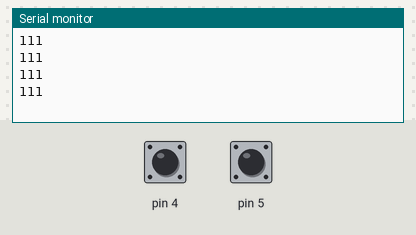
The sketch below on a simulated Arduino Uno, built with avr-gcc and run on an emulated ATmega328P. Parts: the last lines printed to the serial monitor. The inputs (shaded band) are chosen by the test bench; at power-on: pin 4 HIGH, pin 5 HIGH.

Above: at 1.8 s.
1.9 s: pin 4 pulled LOW for 0.6 s
At 2.4 s:
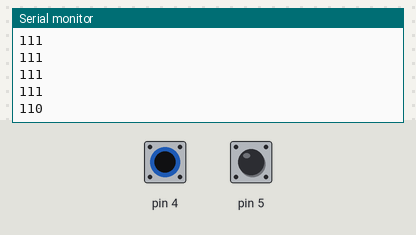
4.0 s: pin 5 pulled LOW for 0.6 s
At 4.4 s:
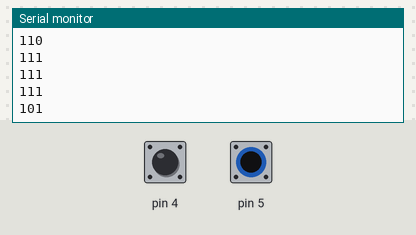
Timing chart, 0 to 7.0 s (numbered marks = the images above; inputs shaded):
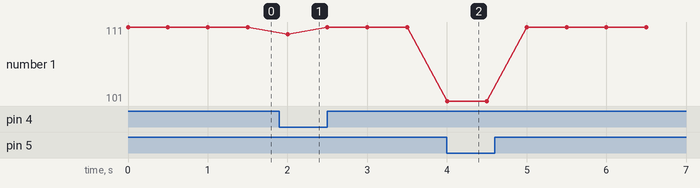

The sketch:

Button.ino
```cpp
// Read status of buttons and send it to the PC over the
//serial connection
// Variables for reading the status of the buttons connected
//to the digital pins 4, 5
int b1;
int b2;
// variable for the transmitted status (as a decimal number)
int stat = 0;
void setup() {
// configure digital pins as inputs
pinMode(4, INPUT_PULLUP);
pinMode(5, INPUT_PULLUP);
// activate serial communication for displaying the result
// on the PC
Serial.begin(9600);
}
void loop() {
// read BTNs status
b1 = digitalRead(4);
b2 = digitalRead(5);
// combine the bits in a decimal number (stat)
stat = 100 + b2 * 10 + b1;
//transmit status
Serial.println(stat);
// delay 0.5 sec
delay(500);
}
```

Measured:
- after the input at 1.9 s, the serial monitor: prints a new line after 0.10 s (image 1)
- after the input at 4.0 s, the serial monitor: prints a new line at once (image 2)
